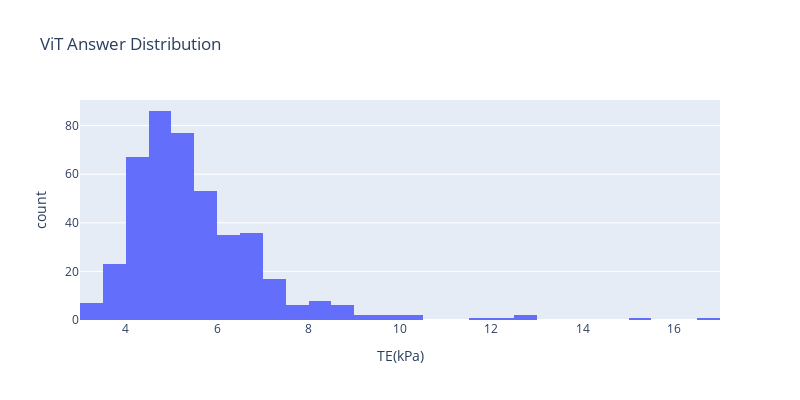

Notebook code cell kept with this figure:
### Code cell
px.histogram(test_df, x="TE(kPa)",title="ViT Answer Distribution",width=800, height=400)

### Figure 1 — Plotly figure (JSON) as saved in the notebook; plotly's stock layout.template omitted (floating-point values rounded to 4 significant figures; data arrays with more than 128 entries replaced by an {"elided": "..."} marker saying what was removed)
{"data": [{"bingroup": "x", "hovertemplate": "TE(kPa)=%{x}<br>count=%{y}<extra></extra>", "legendgroup": "", "marker": {"color": "#636efa", "pattern": {"shape": ""}}, "name": "", "orientation": "v", "showlegend": false, "type": "histogram", "x": {"elided": "433 float values"}, "xaxis": "x", "yaxis": "y"}], "layout": {"barmode": "relative", "height": 400, "legend": {"tracegroupgap": 0}, "title": {"text": "ViT Answer Distribution"}, "width": 800, "xaxis": {"anchor": "y", "domain": [0, 1], "title": {"text": "TE(kPa)"}}, "yaxis": {"anchor": "x", "domain": [0, 1], "title": {"text": "count"}}}}
